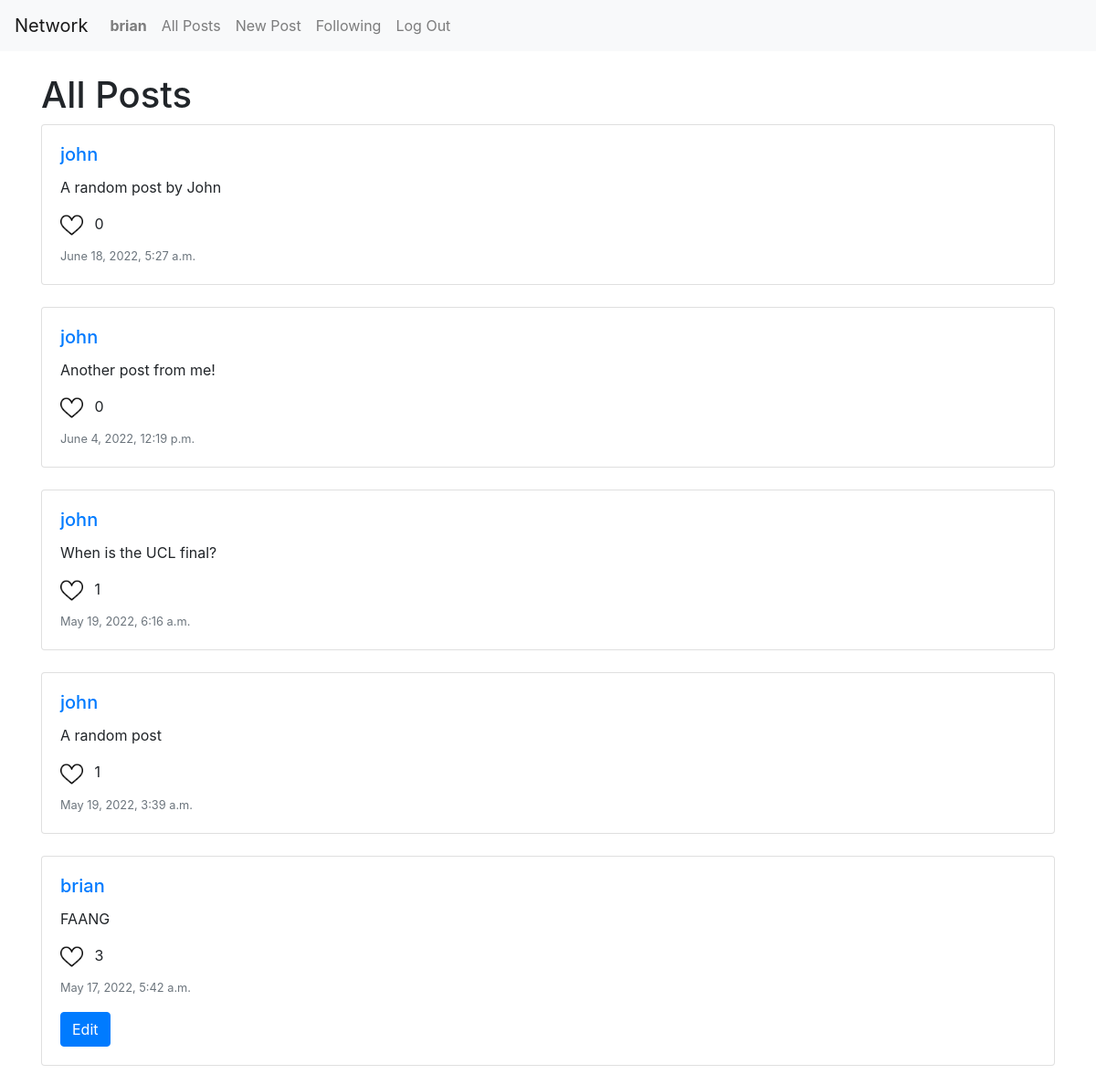
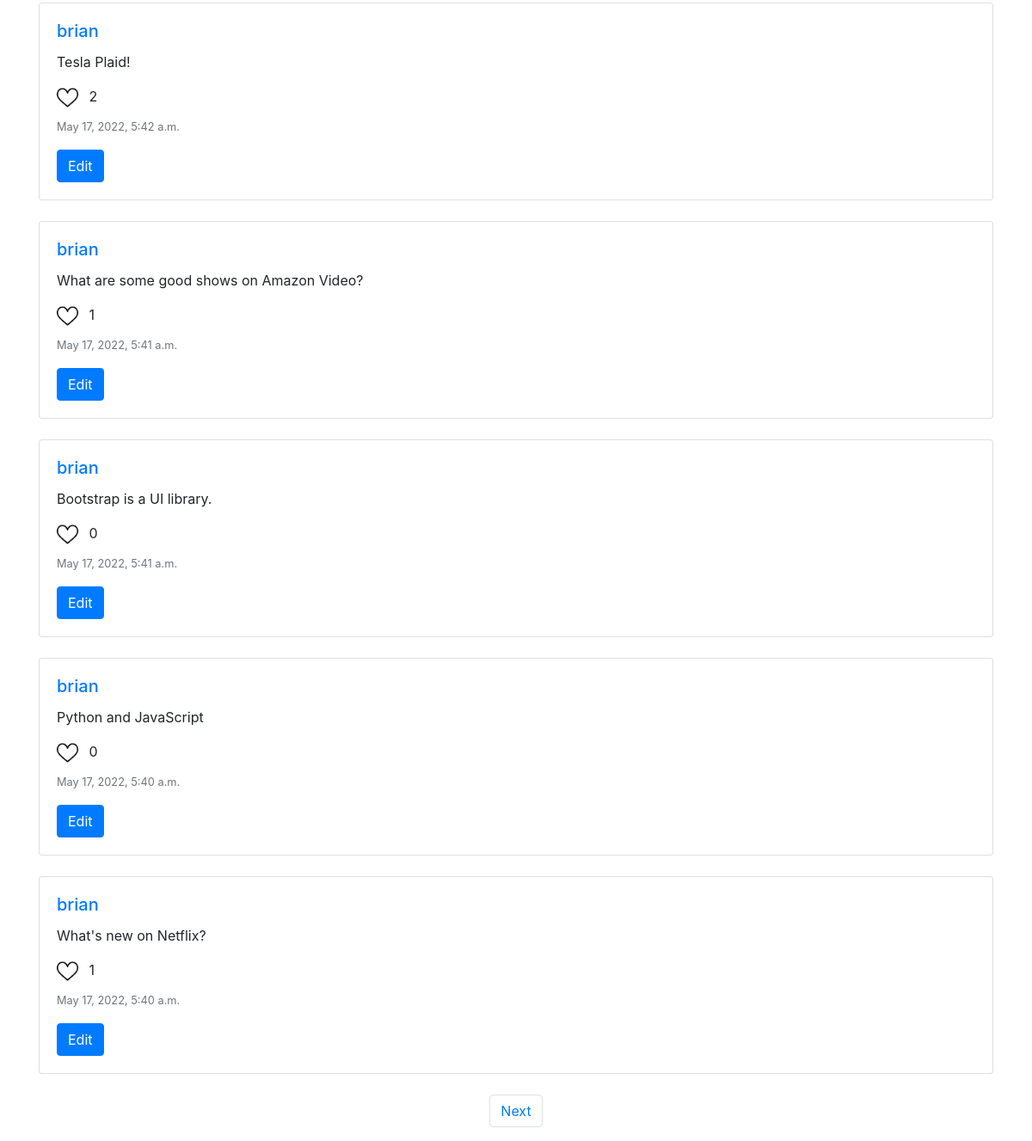
The app's page / (signed in) with its own data (2 pictures, top to bottom).
### network/models.py (models this page shows)
class User(AbstractUser):
    pass

class Post(models.Model):
    post = models.TextField(max_length=320)
    user = models.ForeignKey(User, on_delete=models.CASCADE, related_name="post_user")
    timestamp = models.DateTimeField(auto_now_add=True)
    like = models.ManyToManyField(User, blank=True, related_name="liked_user")

### network/views.py (the view)
# urls.py: path("", views.index, name="index"),
def index(request):
    all_posts = Post.objects.all().order_by("-timestamp")
    paginator = Paginator(all_posts, 10)
    page_number = request.GET.get('page')
    page_obj = paginator.get_page(page_number)
    return render(request, "network/index.html", {
        "page_obj": page_obj
    })

### network/templates/network/index.html (shortened to what this page needs)
{% extends "network/layout.html" %}
{% load static %}
{% block body %}
    <h1>All Posts</h1>
    {% for post in page_obj %}
      <div class="card mb-4">
        <div class="card-body">
            <h5 class="card-title"><a href="{% url 'profile' post.user.id %}">{{post.user}}</a></h5>
        <p class="card-text post" id="post-content-{{post.id}}">{{post.post}}</p>
        <div class="like mb-2">
          <img
          data-id="{{post.id}}"
          id="post-like-{{post.id}}"
          class="liked mr-2"
          style="width: 25px;"
          {% if not request.user in post.likes.all %}
            data-is_liked="no"
            src="{% static 'network/heart-white.png' %}"
          {% else %}
            data-is_liked="yes"
            src="{% static 'network/heart-red.png' %}"
          {% endif %}
          />
          <span id="post-count-{{post.id}}">{{post.like.count}}</span>
        </div>
        <p class="card-text"><small class="text-muted">{{post.timestamp}}</small></p>
        {% if request.user.id == post.user.id %}
          <a href="#" class="btn btn-primary edit" data-id="{{post.id}}" id="edit-btn-{{post.id}}">Edit</a>
        {% endif %}
        </div>
      </div>
    {% endfor %}
    <nav aria-label="page navigation example">
        <ul class="pagination justify-content-center">
          {% if page_obj.has_next %}
            <li class="page-item"><a class="page-link" href="?page={{ page_obj.next_page_number }}">Next</a></li>
          {% endif %}
        </ul>
    </nav>
{% endblock %}

### network/templates/network/layout.html (shortened to what this page needs)
{% load static %}
<!DOCTYPE html>
<html lang="en">
    <head>
        <link rel="stylesheet" href="https://stackpath.bootstrapcdn.com/bootstrap/4.4.1/css/bootstrap.min.css">
        <link href="{% static 'network/styles.css' %}" rel="stylesheet">
    </head>
    <body>
        <nav class="navbar navbar-expand-lg navbar-light bg-light">
            <a class="navbar-brand" href="#">Network</a>
            <div>
              <ul class="navbar-nav mr-auto">
                {% if request.user.is_authenticated %}
                    <li class="nav-item">
                        <a class="nav-link" href="{% url 'profile' user.id %}"><strong>{{ request.user.username }}</strong></a>
                    </li>
                {% endif %}
                <li class="nav-item">
                  <a class="nav-link" href="{% url 'index' %}">All Posts</a>
                </li>
                {% if request.user.is_authenticated %}
                    <li class="nav-item">
                        <a class="nav-link" href="{% url 'new_post' %}">New Post</a>
                    </li>
                    <li class="nav-item">
                        <a class="nav-link" href="#">Following</a>
                    </li>
                    <li class="nav-item">
                        <a class="nav-link" href="{% url 'logout' %}">Log Out</a>
                    </li>
                {% endif %}
              </ul>
            </div>
          </nav>
        <div class="body container mt-4">
            {% block body %}
            {% endblock %}
        </div>
    </body>
</html>

### records on screen
User: user.username "brian"
Post: user "john", post "A random post by John", like.count "0", timestamp "June 18, 2022, 5:27 a.m."
Post: user "john", post "Another post from me!", like.count "0", timestamp "June 4, 2022, 12:19 p.m."
Post: user "john", post "When is the UCL final?", like.count "1", timestamp "May 19, 2022, 6:16 a.m."
Post: user "john", post "A random post", like.count "1", timestamp "May 19, 2022, 3:39 a.m."
Post: user "brian", post "FAANG", like.count "3", timestamp "May 17, 2022, 5:42 a.m."
Post: user "brian", post "Tesla Plaid!", like.count "2", timestamp "May 17, 2022, 5:42 a.m."
Post: user "brian", post "What are some good shows on Amazon Video?", like.count "1", timestamp "May 17, 2022, 5:41 a.m."
Post: user "brian", post "Bootstrap is a UI library.", like.count "0", timestamp "May 17, 2022, 5:41 a.m."
Post: user "brian", post "Python and JavaScript", like.count "0", timestamp "May 17, 2022, 5:40 a.m."
Post: user "brian", post "What's new on Netflix?", like.count "1", timestamp "May 17, 2022, 5:40 a.m."
